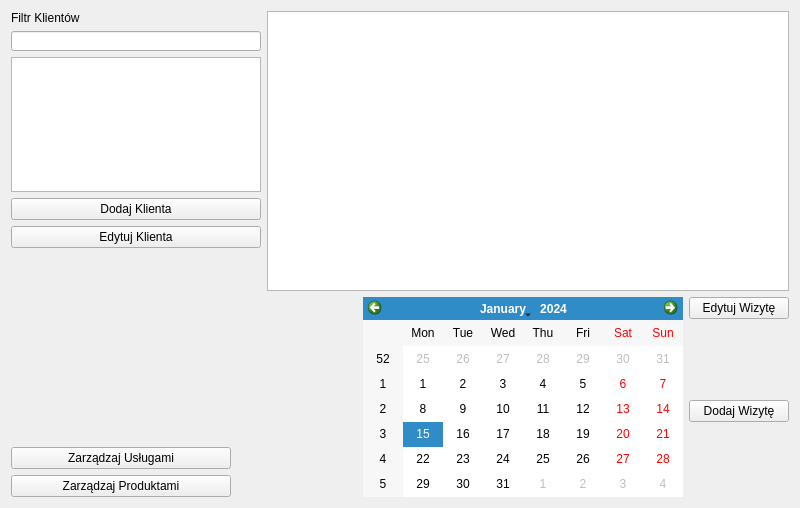
<?xml version="1.0" encoding="UTF-8"?>
<ui version="4.0">
 <class>MainWindow</class>
 <widget class="QMainWindow" name="MainWindow">
  <property name="geometry">
   <rect>
    <x>0</x>
    <y>0</y>
    <width>800</width>
    <height>508</height>
   </rect>
  </property>
  <property name="minimumSize">
   <size>
    <width>670</width>
    <height>400</height>
   </size>
  </property>
  <property name="maximumSize">
   <size>
    <width>16777215</width>
    <height>16777215</height>
   </size>
  </property>
  <property name="windowTitle">
   <string>MainWindow</string>
  </property>
  <widget class="QWidget" name="centralWidget">
   <property name="minimumSize">
    <size>
     <width>400</width>
     <height>300</height>
    </size>
   </property>
   <layout class="QGridLayout" name="gridLayout_2">
    <property name="sizeConstraint">
     <enum>QLayout::SetNoConstraint</enum>
    </property>
    <item row="1" column="1">
     <layout class="QHBoxLayout" name="horizontalLayout" stretch="0,0">
      <property name="spacing">
       <number>6</number>
      </property>
      <item>
       <layout class="QVBoxLayout" name="verticalLayout">
        <property name="sizeConstraint">
         <enum>QLayout::SetMaximumSize</enum>
        </property>
        <item>
         <widget class="QLabel" name="Filter">
          <property name="maximumSize">
           <size>
            <width>250</width>
            <height>16777215</height>
           </size>
          </property>
          <property name="text">
           <string>Filtr Klientów</string>
          </property>
         </widget>
        </item>
        <item>
         <widget class="QLineEdit" name="Search">
          <property name="maximumSize">
           <size>
            <width>250</width>
            <height>20</height>
           </size>
          </property>
         </widget>
        </item>
        <item>
         <widget class="QListWidget" name="ClientList">
          <property name="maximumSize">
           <size>
            <width>250</width>
            <height>16777215</height>
           </size>
          </property>
         </widget>
        </item>
        <item>
         <widget class="QPushButton" name="addClient">
          <property name="maximumSize">
           <size>
            <width>250</width>
            <height>16777215</height>
           </size>
          </property>
          <property name="text">
           <string>Dodaj Klienta</string>
          </property>
         </widget>
        </item>
        <item>
         <widget class="QPushButton" name="ClientEdit">
          <property name="maximumSize">
           <size>
            <width>250</width>
            <height>16777215</height>
           </size>
          </property>
          <property name="text">
           <string>Edytuj Klienta</string>
          </property>
         </widget>
        </item>
        <item>
         <spacer name="verticalSpacer_2">
          <property name="orientation">
           <enum>Qt::Vertical</enum>
          </property>
          <property name="sizeHint" stdset="0">
           <size>
            <width>20</width>
            <height>100</height>
           </size>
          </property>
         </spacer>
        </item>
       </layout>
      </item>
      <item>
       <widget class="QTreeView" name="treeView"/>
      </item>
     </layout>
    </item>
    <item row="2" column="1">
     <layout class="QHBoxLayout" name="horizontalLayout_4" stretch="0,0,0,0">
      <item>
       <layout class="QVBoxLayout" name="verticalLayout_2">
        <item>
         <spacer name="verticalSpacer">
          <property name="orientation">
           <enum>Qt::Vertical</enum>
          </property>
          <property name="sizeHint" stdset="0">
           <size>
            <width>20</width>
            <height>40</height>
           </size>
          </property>
         </spacer>
        </item>
        <item>
         <widget class="QLabel" name="logoBlades">
          <property name="minimumSize">
           <size>
            <width>220</width>
            <height>85</height>
           </size>
          </property>
          <property name="maximumSize">
           <size>
            <width>220</width>
            <height>85</height>
           </size>
          </property>
          <property name="text">
           <string/>
          </property>
          <property name="scaledContents">
           <bool>true</bool>
          </property>
         </widget>
        </item>
        <item>
         <widget class="QPushButton" name="manageServices">
          <property name="minimumSize">
           <size>
            <width>150</width>
            <height>0</height>
           </size>
          </property>
          <property name="maximumSize">
           <size>
            <width>300</width>
            <height>16777215</height>
           </size>
          </property>
          <property name="text">
           <string>Zarządzaj Usługami</string>
          </property>
         </widget>
        </item>
        <item>
         <widget class="QPushButton" name="manageProducts">
          <property name="minimumSize">
           <size>
            <width>150</width>
            <height>0</height>
           </size>
          </property>
          <property name="maximumSize">
           <size>
            <width>250</width>
            <height>16777215</height>
           </size>
          </property>
          <property name="text">
           <string>Zarządzaj Produktami</string>
          </property>
         </widget>
        </item>
       </layout>
      </item>
      <item>
       <spacer name="horizontalSpacer">
        <property name="orientation">
         <enum>Qt::Horizontal</enum>
        </property>
        <property name="sizeHint" stdset="0">
         <size>
          <width>40</width>
          <height>20</height>
         </size>
        </property>
       </spacer>
      </item>
      <item>
       <widget class="QCalendarWidget" name="calendarWidget">
        <property name="minimumSize">
         <size>
          <width>320</width>
          <height>200</height>
         </size>
        </property>
        <property name="maximumSize">
         <size>
          <width>1000</width>
          <height>220</height>
         </size>
        </property>
       </widget>
      </item>
      <item>
       <layout class="QVBoxLayout" name="verticalLayout_3">
        <item>
         <widget class="QPushButton" name="editVisit">
          <property name="text">
           <string>Edytuj Wizytę</string>
          </property>
         </widget>
        </item>
        <item>
         <spacer name="verticalSpacer_3">
          <property name="orientation">
           <enum>Qt::Vertical</enum>
          </property>
          <property name="sizeType">
           <enum>QSizePolicy::MinimumExpanding</enum>
          </property>
          <property name="sizeHint" stdset="0">
           <size>
            <width>20</width>
            <height>40</height>
           </size>
          </property>
         </spacer>
        </item>
        <item>
         <widget class="QPushButton" name="addVisit">
          <property name="minimumSize">
           <size>
            <width>100</width>
            <height>0</height>
           </size>
          </property>
          <property name="maximumSize">
           <size>
            <width>100</width>
            <height>16777215</height>
           </size>
          </property>
          <property name="text">
           <string>Dodaj Wizytę</string>
          </property>
         </widget>
        </item>
        <item>
         <spacer name="verticalSpacer_4">
          <property name="orientation">
           <enum>Qt::Vertical</enum>
          </property>
          <property name="sizeHint" stdset="0">
           <size>
            <width>20</width>
            <height>40</height>
           </size>
          </property>
         </spacer>
        </item>
       </layout>
      </item>
     </layout>
    </item>
   </layout>
  </widget>
 </widget>
 <layoutdefault spacing="6" margin="11"/>
 <resources/>
 <connections/>
</ui>
